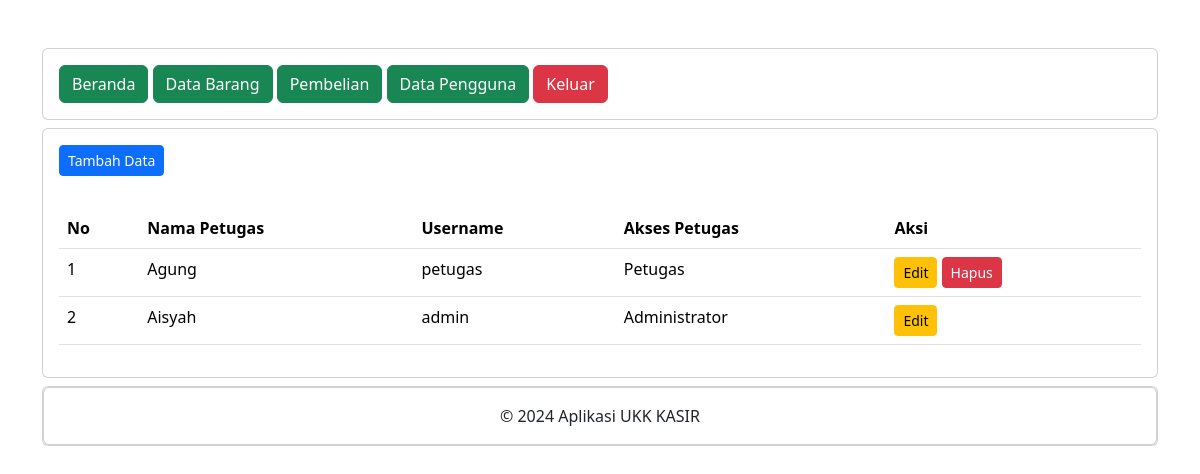
The app's page /administrator/data_pengguna.php (signed in) with its own data.
### tables this page shows
CREATE TABLE `petugas` (
  `id_petugas` int(11) NOT NULL,
  `nama_petugas` varchar(255) NOT NULL,
  `username` text NOT NULL,
  `password` text NOT NULL,
  `level` int(11) NOT NULL
);

### administrator/data_pengguna.php (the view, shortened to what this page needs)
<?php
include "header.php";
include "navbar.php";
?>
<div class="card mt-2">
    <div class="card-body">
        <button type="button" class="btn btn-primary btn-sm" data-bs-toggle="modal" data-bs-target="#tambah-data">
            Tambah Data
        </button>
    </div>
    <div class="card-body">
        <table class="table">
            <thead>
                <tr>
                    <th>No</th>
                    <th>Nama Petugas</th>
                    <th>Username</th>
                    <th>Akses Petugas</th>
                    <th>Aksi</th>
                </tr>
            </thead>
            <tbody>
                <?php
                include '../koneksi.php';
                $no = 1;
                $data = mysqli_query($koneksi, "SELECT * FROM petugas");
                while($d = mysqli_fetch_array($data)){
                    ?>
                    <tr>
                        <td><?php echo $no++; ?></td>
                        <td><?php echo $d['nama_petugas']; ?></td>
                        <td><?php echo $d['username']; ?></td>
                        <td>
                            <?php
                            if ($d['level'] == '1') { ?>
                                Administrator
                            <?php } else { ?>
                                Petugas
                            <?php } ?>
                        </td>
                        <td>
                            <button type="button" class="btn btn-warning btn-sm" data-bs-toggle="modal" data-bs-target="#edit-data<?php echo $d['id_petugas']; ?>">Edit</button>
                            <?php
                            if ($d['level'] == $_SESSION['level']) { ?>
                            <?php } else { ?>
                                <button type="button" class="btn btn-danger btn-sm" data-bs-toggle="modal" data-bs-target="#hapus-data<?php echo $d['id_petugas']; ?>">Hapus</button>
                            <?php } ?>
                        </td>
                    </tr>
                <?php } ?>
            </tbody>
        </table>
    </div>
</div>
<?php
include "footer.php";
?>

### records on screen
petugas: nama_petugas "Agung", username "petugas", level "Petugas"
petugas: nama_petugas "Aisyah", username "admin", level "Administrator"
